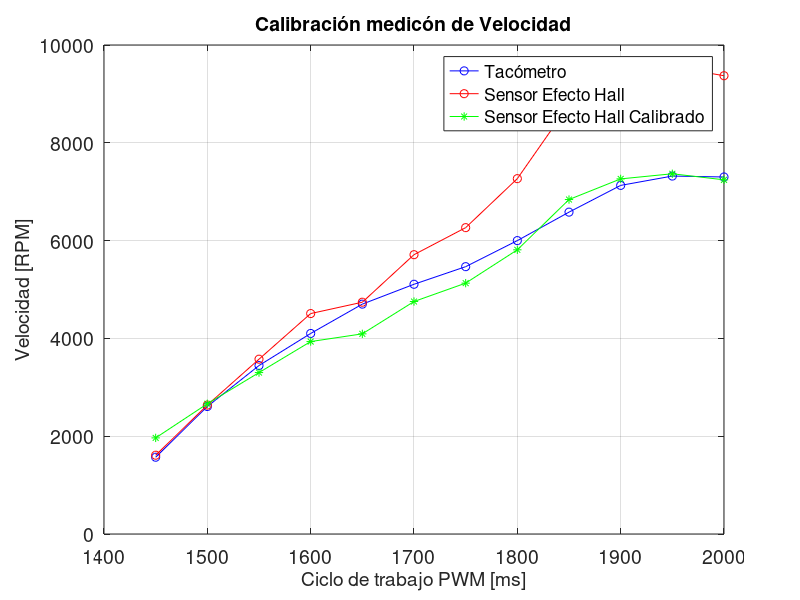

Reproduce this figure in MATLAB.
rpm = [1570, 2607, 3445, 4101, 4701, 5107, 5467, 6000, 6582, 7129, 7320, 7301];		%Tacometro
rpm_nc = [1611, 2637, 3575, 4508, 4740, 5712, 6265, 7267, 8779, 9400, 9554, 9372];	%Hall
pwm_cmd = [1450, 1500, 1550, 1600, 1650, 1700, 1750, 1800, 1850, 1900, 1950, 2000];


rpm_c = rpm_nc*0.68+870;

figure(1)
plot(pwm_cmd, rpm, 'bo-')
hold on
plot(pwm_cmd, rpm_nc, 'ro-')
plot(pwm_cmd, rpm_c, 'g*-')
grid on
hold on
set(gca,'fontsize',14)
title('Calibración medicón de Velocidad', 'fontsize', 14)
xlabel('Ciclo de trabajo PWM [ms]', 'fontsize', 14); ylabel('Velocidad [RPM]', 'fontsize', 14);
legend('Tacómetro','Sensor Efecto Hall', 'Sensor Efecto Hall Calibrado')